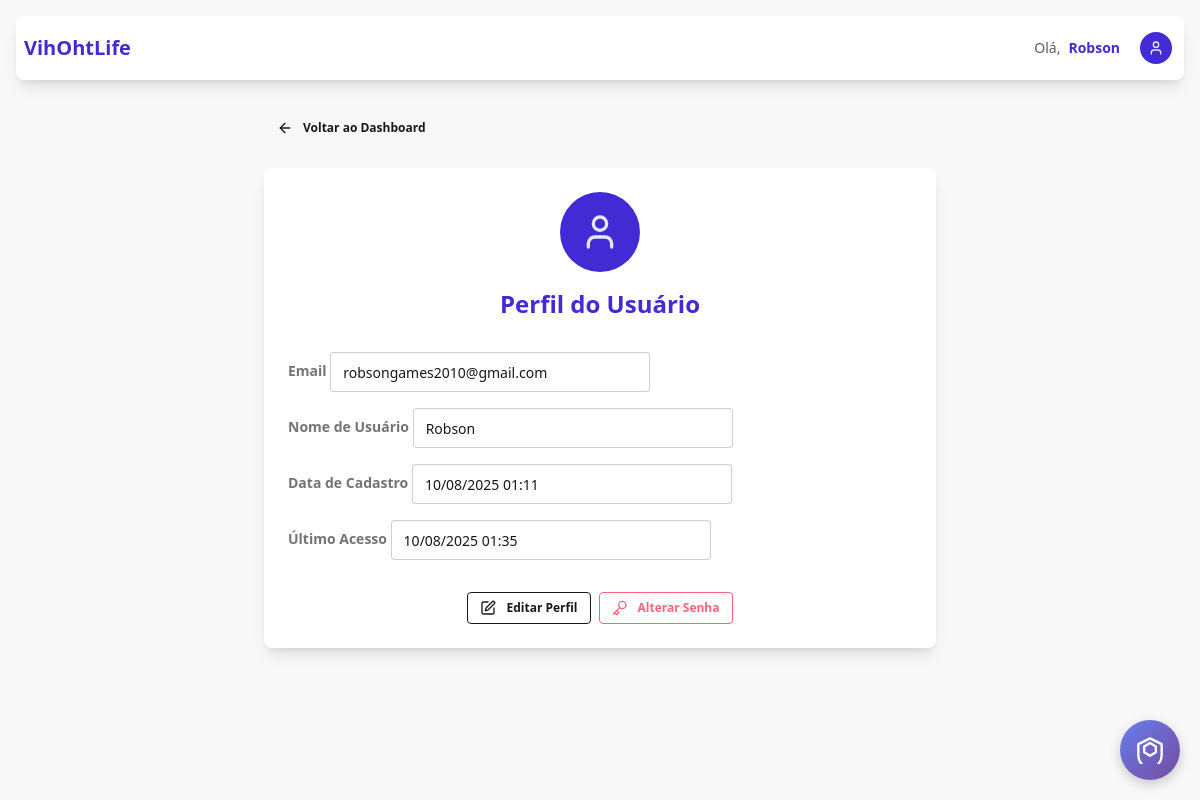
Before: /auth/profile/ (signed in) with the older database file.
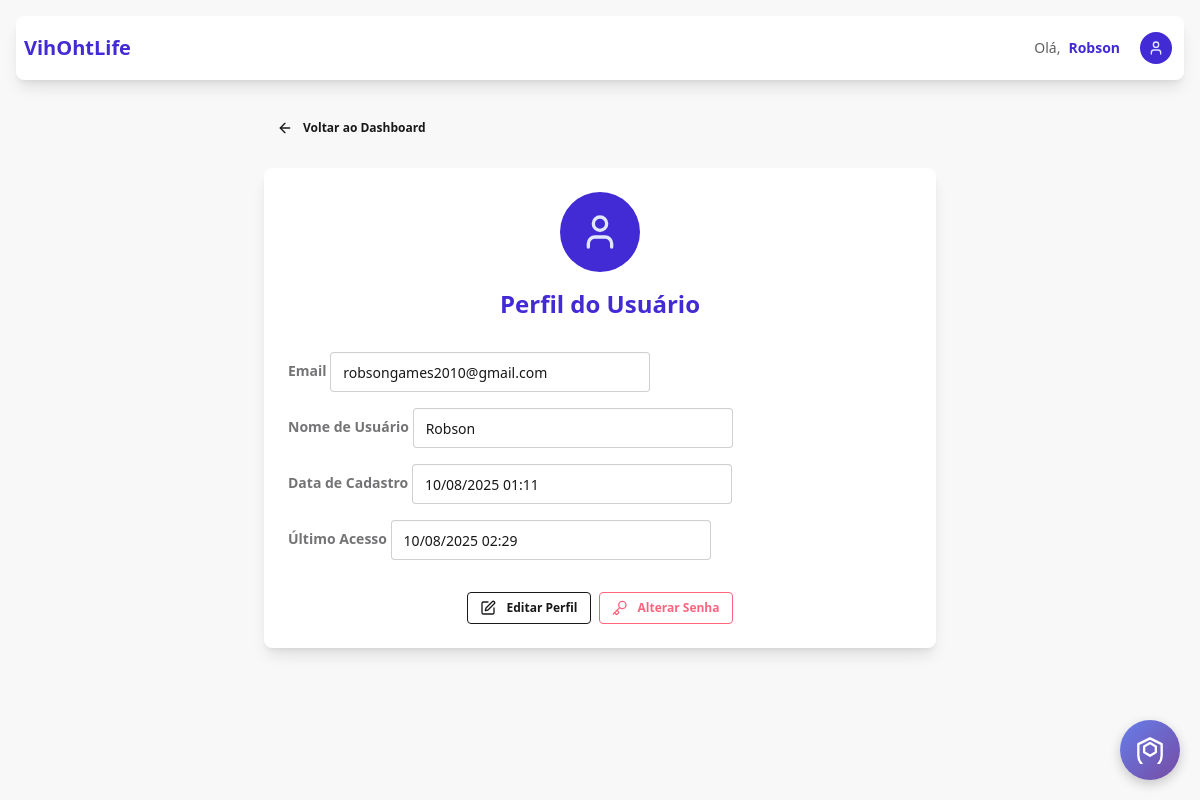
After: the same page with the newer database file.
### authentication/models.py (models this page shows)
class User(AbstractUser):
    email = models.EmailField(max_length=100, unique=True)
    USERNAME_FIELD = "email"
    REQUIRED_FIELDS = ["username"]

### authentication/views.py (the view)
# urls.py: path("profile/", views.profile_view, name="profile"),
@login_required
def profile_view(request):
    return render(request, "authentication/profile.html")

### templates/authentication/profile.html
{% extends 'landingpage/base.html' %}
{% block dashboard_content %}
<div class="max-w-2xl mx-auto">
  <div class="mb-6">
    <a href="{% url 'landingpage' %}" class="btn btn-ghost btn-sm">
      <i data-lucide="arrow-left" class="w-4 h-4 mr-1"></i>
      Voltar ao Dashboard
    </a>
  </div>
  <div class="card bg-base-100 shadow-lg">
    <div class="card-body">
      <div class="text-center mb-6">
        <div class="avatar">
          <div class="w-20 rounded-full bg-primary text-primary-content flex items-center justify-center"
          style="display: flex !important;">
            <i data-lucide="user" class="w-10 h-10"></i>
          </div>
        </div>
        <h1 class="text-2xl font-bold text-primary mt-4">Perfil do Usuário</h1>
      </div>
      <div class="space-y-4">
        <div class="form-control">
          <label class="label">
            <span class="label-text font-semibold">Email</span>
          </label>
          <input
            type="email"
            value="{{ user.email }}"
            class="input input-bordered"
            readonly
          />
        </div>
        <div class="form-control">
          <label class="label">
            <span class="label-text font-semibold">Nome de Usuário</span>
          </label>
          <input
            type="text"
            value="{{ user.username }}"
            class="input input-bordered"
            readonly
          />
        </div>
        <div class="form-control">
          <label class="label">
            <span class="label-text font-semibold">Data de Cadastro</span>
          </label>
          <input
            type="text"
            value="{{ user.date_joined|date:'d/m/Y H:i' }}"
            class="input input-bordered"
            readonly
          />
        </div>
        <div class="form-control">
          <label class="label">
            <span class="label-text font-semibold">Último Acesso</span>
          </label>
          <input
            type="text"
            value="{{ user.last_login|date:'d/m/Y H:i'|default:'Nunca' }}"
            class="input input-bordered"
            readonly
          />
        </div>
      </div>
      <div class="card-actions justify-center mt-6">
        <button class="btn btn-outline btn-sm">
          <i data-lucide="edit" class="w-4 h-4 mr-1"></i>
          Editar Perfil
        </button>
        <button class="btn btn-outline btn-error btn-sm">
          <i data-lucide="key" class="w-4 h-4 mr-1"></i>
          Alterar Senha
        </button>
      </div>
    </div>
  </div>
</div>
{% endblock %}

### templates/landingpage/base.html (shortened to what this page needs)
{% extends 'base.html' %}
{% block content %}
<div class="min-h-screen bg-base-200 p-4">
  <div class="max-w-7xl mx-auto">
    <div class="navbar bg-base-100 rounded-lg shadow-lg mb-8">
      <div class="flex-1">
        <h2 class="text-xl font-bold text-primary"><a href="{% url 'landingpage' %}">VihOhtLife</a></h2>
      </div>
      <div class="flex-none flex items-center">
        {% if user.is_authenticated %}
          <div class="mr-4 hidden sm:flex items-center">
            <span class="text-sm text-base-content/70 mr-2">Olá,</span>
            <span class="text-sm font-semibold text-primary">{{ user.username }}</span>
          </div>
          <div class="dropdown dropdown-end">
            <div tabindex="0" role="button" class="btn btn-ghost btn-circle avatar">
              <div class="w-8 rounded-full bg-primary text-primary-content flex items-center justify-center" style="display: flex !important;">
                <i data-lucide="user" class="w-4 h-4"></i>
              </div>
            </div>
          </div>
        {% else %}
          <a href="{% url 'authentication:login' %}" class="btn btn-primary btn-sm">
            <i data-lucide="log-in" class="w-4 h-4 mr-1"></i>
            Entrar
          </a>
        {% endif %}
      </div>
    </div>
    {% block dashboard_content %}{% endblock %}
  </div>
</div>
{% endblock %}

Changed rows visible on the page:
changed User "Robson": last_login "10/08/2025 01:35" → "10/08/2025 02:29"
